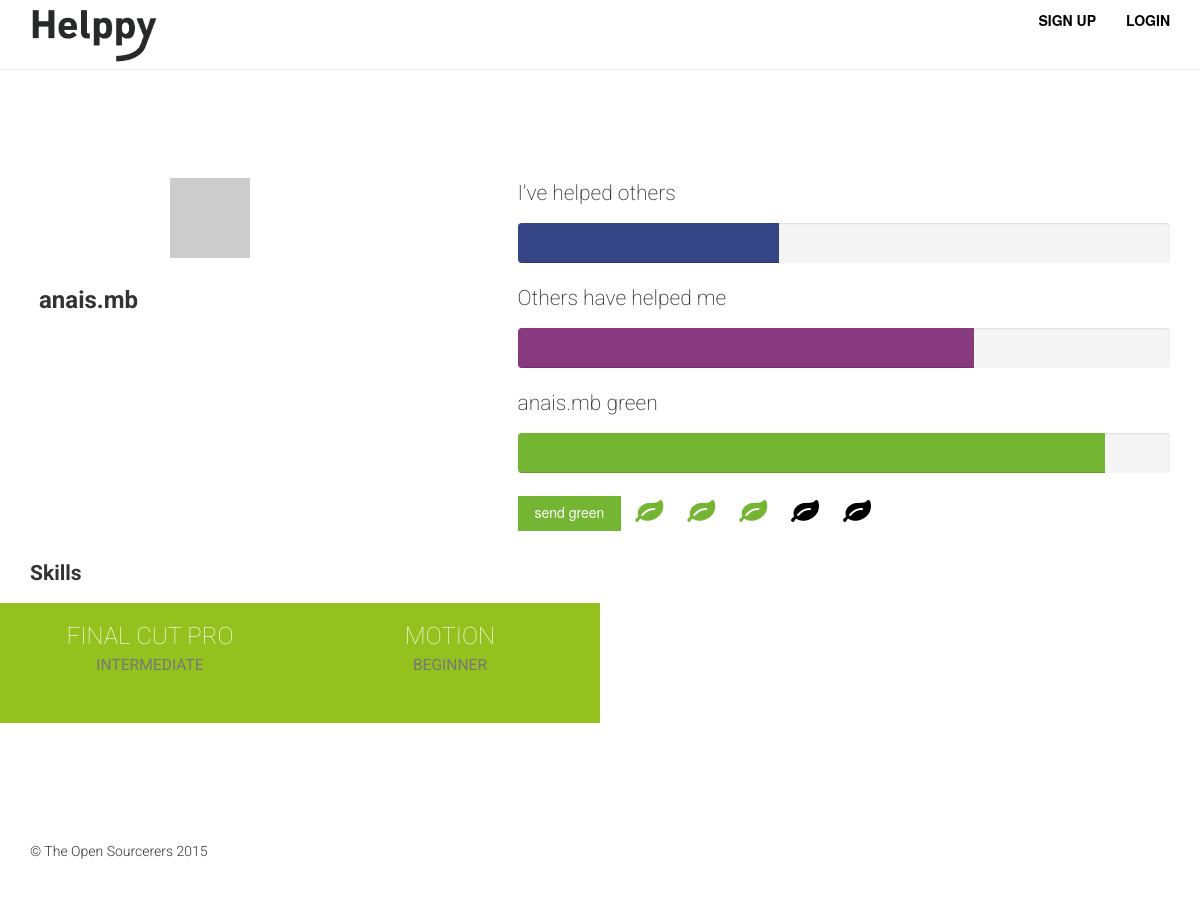
/profile.php?username=anais.mb, run on the app's committed database.
### tables this page shows
CREATE TABLE `users` (
  `userID` int(11) NOT NULL AUTO_INCREMENT,
  `username` varchar(45) NOT NULL,
  `password` varchar(45) NOT NULL,
  `surname` varchar(45) DEFAULT NULL,
  `forename` varchar(45) DEFAULT NULL,
  `description` varchar(45) DEFAULT NULL,
  `pictureID` varchar(45) DEFAULT NULL,
  `email` varchar(45) NOT NULL,
  `disabled` tinyint(1) DEFAULT NULL,
  PRIMARY KEY (`userID`),
  UNIQUE KEY `username_UNIQUE` (`username`),
  UNIQUE KEY `email_UNIQUE` (`email`)
);

CREATE TABLE `skills` (
  `skillID` int(11) NOT NULL AUTO_INCREMENT,
  `machine_name` varchar(45) DEFAULT NULL,
  `name` varchar(45) DEFAULT NULL,
  `description` varchar(200) DEFAULT NULL,
  `disabled` tinyint(1) DEFAULT NULL,
  PRIMARY KEY (`skillID`)
);

### profile.php (the view, shortened to what this page needs)
<?php
require 'php/db.php';
$username = $_GET['username'] ? $_GET['username'] : (isset($_COOKIE['username']) ? $_COOKIE['username'] : $_SESSION['username']);
$my_profile = ($username == $_COOKIE['username'] || $username == $_SESSION['username']);
$userDetails = [];
$query = "SELECT * FROM users WHERE username='$username'";
if ($result = $db->query($query)) {
	if ($row = $result->fetch_assoc()) {
		$userDetails = $row;
	} else {
		echo "No user found for this id";
	}
} else {
	echo 'Unable to connect to the database';
}
$userSkills = [];
$query = <<<EOF
SELECT
	skills.skillID AS `skillID`,
	skill_categories.categoryID AS `categoryID`,
	user_skills.levelID AS `levelID`,
	skills.name AS `skill_name`,
	categories.name AS `category_name`,
	categories.description AS `category_description`,
	categories.color AS `category_color`,
	level.name AS `level_name`
FROM
	users
		INNER JOIN
	user_skills USING (userID)
		INNER JOIN
	skills USING (skillID)
		INNER JOIN
	skill_categories USING (skillID)
		INNER JOIN
	categories USING (categoryID)
		INNER JOIN
	level USING (levelID)
WHERE
	username  = '$username'
GROUP BY user_skills.skillID
EOF;
if ($result = $db->query($query)) {
	while ($row = $result->fetch_assoc()) {
		$row['machine_name'] = strtolower(preg_replace('/[^A-Za-z0-9-]+/', '-', $row['skill_name']));
		array_push($userSkills, $row);
	}
} else {
	echo 'Unable to connect to the database';
}
?>
<div class="jumbotron">
	<div class="container">
  <div class="space70">
			<div class="row">
				<div class="col-xs-6 col-md-4">
						<div class="thumbnail">
							<img src="http://www.gravatar.com/avatar/<?php echo md5(strtolower(trim($userDetails['email'])))?>?s=360&d=mm">
								<div class="caption">
									<h3><strong><?php echo $userDetails['username'] ?></strong></h3>
								</div>
						</div>
				</div>
				<div class="col-xs-12 col-md-1">
				</div>
				<div class="col-xs-12 col-md-7">
					<p>I've helped others</p>
					<div class="progress">
						<div class="progress-bar offered" role="progressbar" aria-valuenow="60" aria-valuemin="0" aria-valuemax="100" style="width: 40%;">
						</div>
					</div>
					<p>Others have helped me</p>
					<div class="progress">
						<div class="progress-bar received" role="progressbar" aria-valuenow="60" aria-valuemin="0" aria-valuemax="100" style="width: 70%;">
						</div>
					</div>
					<p><?php echo ($my_profile ? 'My' : $userDetails['username']) ?> green</p>
					<div class="progress">
						<div class="progress-bar green" role="progressbar" aria-valuenow="60" aria-valuemin="0" aria-valuemax="100" style="width: 90%;">
						</div>
					</div>
					<div class="space20">
						<div class="align-right">
							<form method="post" action="/php/users/update.php" accept-charset="UTF-8">
								<ul class="list-inline rating">
									<li>
									<?php if (!$my_profile) : ?>
										<button class="btn btn-green" type="submit">send green</button>
									<? else : ?>
										<div>How do I rank?</div>
									<? endif; ?>
									</li>
									<li><i class="fa fa-leaf fa-2x"></i></li>
									<li><i class="fa fa-leaf fa-2x"></i></li>
									<li><i class="fa fa-leaf fa-2x"></i></li>
									<li><i class="fa fa-leaf fa-2x black"></i></li>
									<li><i class="fa fa-leaf fa-2x black"></i></li>
								</ul>
							</form>
						</div>
					</div>
				</div>
			</div>
			<p class="text-left" ><strong><?php if ($my_profile) echo "My " ?>Skills</strong></p>
			<div class="row skills_categories_list user_skills_list" >
				<div class="row">
				<?php foreach ($userSkills as $key => $skill) { ?>
					<div class="col-xs-6 col-md-3 skill <?php echo $skill['category_color'];?>">
						<a href="/skill/<?php echo $skill['machine_name']; ?>" >
							<h3><?php echo $skill['skill_name'];?>
							<small><br><?php echo $skill['level_name'];?></small></h3>
						</a>
					</div>
				<? } ?>
				</div>
			</div>
		</div>
	</div>
</div>

### css/layout.css (style rules this page uses)
.jumbotron { background-color:white; margin-top:60px; }
.space70 { margin-top: 70px; }
.space20 { margin-top:20px; }
#footer { margin-top: 70px; margin-bottom:70px; }
.green { background-color: #74b533; }

### css/skills.css (style rules this page uses)
.skills_categories_list .skill { min-height: 120px; }
.skills_categories_list { text-align:center; color:white; text-transform: uppercase; }
.skills_categories_list .green { background-color: #95C11E; }
.skills_categories_list .row a { text-decoration:none; color:#fff; margin-top: auto; margin-bottom: auto; }

### css/header.css (style rules this page uses)
#mainNavbar { border-bottom: 1px solid #eee; }
.navbar-brand img { max-height: 57px; margin-top: -7px; }
.navbar-default { height:70px; background-color: #fff; border-color: transparent; }
.navbar-nav.navbar-right > li > a { text-transform: uppercase; font-weight: bold; color: black; color: black; }
@media (min-width: 768px) { #mainNavbar .navbar-nav>li>a { padding-top: 10px; padding-bottom: 10px; } }

### css/profile.css (style rules this page uses)
.progress-bar { height: 100%; }
.progress { height: 40px; }
.received { background-color: #873a7e; }
.offered { background-color: #344485; }
.thumbnail { padding: 0px; border: 0px; }
.fa-leaf { color:#74b533; margin-left: 10px; display:inline; }
.fa-leaf.black { color:#000000; margin-left: 10px; display:inline; }
.rating { height: 35px; }
.rating .btn-green { background-color: #74b533; border: none; }
.rating li:first-child { top: -1px; left: 5px; position: relative; background-color: #74b533; height: inherit; text-transform: uppercase; color: white; }
.rating li > i { top: 5px; position: relative; }

### data on the page
users: username "anais.mb"
skills: name "FINAL CUT PRO", level_name "INTERMEDIATE"
skills: name "MOTION", level_name "BEGINNER"
